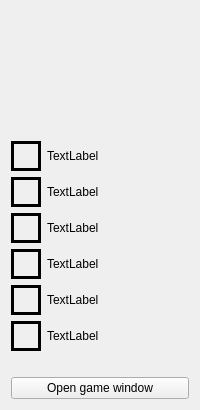
          <widget class="QWidget" name="brain_ring_game_display_tab">
           <attribute name="title">
            <string>Brain Ring</string>
           </attribute>
           <layout class="QVBoxLayout" name="verticalLayout_7">
            <item>
             <widget class="QWidget" name="main_window_brain_blocked_players_indicator_widget" native="true">
              <property name="sizePolicy">
               <sizepolicy hsizetype="Preferred" vsizetype="Preferred">
                <horstretch>0</horstretch>
                <verstretch>10</verstretch>
               </sizepolicy>
              </property>
              <property name="minimumSize">
               <size>
                <width>0</width>
                <height>15</height>
               </size>
              </property>
              <property name="maximumSize">
               <size>
                <width>16777215</width>
                <height>16777215</height>
               </size>
              </property>
              <layout class="QHBoxLayout" name="main_window_brain_blocked_players_indicator_widget_horizontal_layout"/>
             </widget>
            </item>
            <item>
             <widget class="QWidget" name="main_window_brain_info_timer_widget" native="true">
              <property name="sizePolicy">
               <sizepolicy hsizetype="Preferred" vsizetype="Preferred">
                <horstretch>0</horstretch>
                <verstretch>50</verstretch>
               </sizepolicy>
              </property>
              <property name="minimumSize">
               <size>
                <width>100</width>
                <height>100</height>
               </size>
              </property>
              <layout class="QVBoxLayout" name="main_window_brain_info_timer_widget_vertical_layout"/>
             </widget>
            </item>
            <item>
             <layout class="QFormLayout" name="formLayout_2">
              <item row="0" column="1">
               <widget class="QLabel" name="main_window_brain_info_label_01">
                <property name="enabled">
                 <bool>true</bool>
                </property>
                <property name="sizePolicy">
                 <sizepolicy hsizetype="Expanding" vsizetype="Preferred">
                  <horstretch>0</horstretch>
                  <verstretch>0</verstretch>
                 </sizepolicy>
                </property>
                <property name="text">
                 <string>TextLabel</string>
                </property>
               </widget>
              </item>
              <item row="5" column="1">
               <widget class="QLabel" name="main_window_brain_info_label_06">
                <property name="enabled">
                 <bool>true</bool>
                </property>
                <property name="text">
                 <string>TextLabel</string>
                </property>
               </widget>
              </item>
              <item row="4" column="1">
               <widget class="QLabel" name="main_window_brain_info_label_05">
                <property name="enabled">
                 <bool>true</bool>
                </property>
                <property name="text">
                 <string>TextLabel</string>
                </property>
               </widget>
              </item>
              <item row="3" column="1">
               <widget class="QLabel" name="main_window_brain_info_label_04">
                <property name="enabled">
                 <bool>true</bool>
                </property>
                <property name="text">
                 <string>TextLabel</string>
                </property>
               </widget>
              </item>
              <item row="2" column="1">
               <widget class="QLabel" name="main_window_brain_info_label_03">
                <property name="enabled">
                 <bool>true</bool>
                </property>
                <property name="text">
                 <string>TextLabel</string>
                </property>
               </widget>
              </item>
              <item row="1" column="1">
               <widget class="QLabel" name="main_window_brain_info_label_02">
                <property name="enabled">
                 <bool>true</bool>
                </property>
                <property name="text">
                 <string>TextLabel</string>
                </property>
               </widget>
              </item>
              <item row="2" column="0">
               <widget class="QFrame" name="main_window_brain_color_box_03">
                <property name="enabled">
                 <bool>true</bool>
                </property>
                <property name="sizePolicy">
                 <sizepolicy hsizetype="Minimum" vsizetype="Minimum">
                  <horstretch>0</horstretch>
                  <verstretch>0</verstretch>
                 </sizepolicy>
                </property>
                <property name="minimumSize">
                 <size>
                  <width>30</width>
                  <height>30</height>
                 </size>
                </property>
                <property name="frameShape">
                 <enum>QFrame::Box</enum>
                </property>
                <property name="frameShadow">
                 <enum>QFrame::Plain</enum>
                </property>
                <property name="lineWidth">
                 <number>3</number>
                </property>
               </widget>
              </item>
              <item row="3" column="0">
               <widget class="QFrame" name="main_window_brain_color_box_04">
                <property name="enabled">
                 <bool>true</bool>
                </property>
                <property name="sizePolicy">
                 <sizepolicy hsizetype="Minimum" vsizetype="Minimum">
                  <horstretch>0</horstretch>
                  <verstretch>0</verstretch>
                 </sizepolicy>
                </property>
                <property name="minimumSize">
                 <size>
                  <width>30</width>
                  <height>30</height>
                 </size>
                </property>
                <property name="frameShape">
                 <enum>QFrame::Box</enum>
                </property>
                <property name="frameShadow">
                 <enum>QFrame::Plain</enum>
                </property>
                <property name="lineWidth">
                 <number>3</number>
                </property>
               </widget>
              </item>
              <item row="1" column="0">
               <widget class="QFrame" name="main_window_brain_color_box_02">
                <property name="enabled">
                 <bool>true</bool>
                </property>
                <property name="sizePolicy">
                 <sizepolicy hsizetype="Minimum" vsizetype="Minimum">
                  <horstretch>0</horstretch>
                  <verstretch>0</verstretch>
                 </sizepolicy>
                </property>
                <property name="minimumSize">
                 <size>
                  <width>30</width>
                  <height>30</height>
                 </size>
                </property>
                <property name="frameShape">
                 <enum>QFrame::Box</enum>
                </property>
                <property name="frameShadow">
                 <enum>QFrame::Plain</enum>
                </property>
                <property name="lineWidth">
                 <number>3</number>
                </property>
               </widget>
              </item>
              <item row="4" column="0">
               <widget class="QFrame" name="main_window_brain_color_box_05">
                <property name="enabled">
                 <bool>true</bool>
                </property>
                <property name="sizePolicy">
                 <sizepolicy hsizetype="Minimum" vsizetype="Minimum">
                  <horstretch>0</horstretch>
                  <verstretch>0</verstretch>
                 </sizepolicy>
                </property>
                <property name="minimumSize">
                 <size>
                  <width>30</width>
                  <height>30</height>
                 </size>
                </property>
                <property name="frameShape">
                 <enum>QFrame::Box</enum>
                </property>
                <property name="frameShadow">
                 <enum>QFrame::Plain</enum>
                </property>
                <property name="lineWidth">
                 <number>3</number>
                </property>
               </widget>
              </item>
              <item row="5" column="0">
               <widget class="QFrame" name="main_window_brain_color_box_06">
                <property name="enabled">
                 <bool>true</bool>
                </property>
                <property name="sizePolicy">
                 <sizepolicy hsizetype="Minimum" vsizetype="Minimum">
                  <horstretch>0</horstretch>
                  <verstretch>0</verstretch>
                 </sizepolicy>
                </property>
                <property name="minimumSize">
                 <size>
                  <width>30</width>
                  <height>30</height>
                 </size>
                </property>
                <property name="frameShape">
                 <enum>QFrame::Box</enum>
                </property>
                <property name="frameShadow">
                 <enum>QFrame::Plain</enum>
                </property>
                <property name="lineWidth">
                 <number>3</number>
                </property>
               </widget>
              </item>
              <item row="0" column="0">
               <widget class="QFrame" name="main_window_brain_color_box_01">
                <property name="sizePolicy">
                 <sizepolicy hsizetype="Minimum" vsizetype="Minimum">
                  <horstretch>0</horstretch>
                  <verstretch>0</verstretch>
                 </sizepolicy>
                </property>
                <property name="minimumSize">
                 <size>
                  <width>30</width>
                  <height>30</height>
                 </size>
                </property>
                <property name="frameShape">
                 <enum>QFrame::Box</enum>
                </property>
                <property name="frameShadow">
                 <enum>QFrame::Plain</enum>
                </property>
                <property name="lineWidth">
                 <number>3</number>
                </property>
               </widget>
              </item>
             </layout>
            </item>
            <item>
             <spacer name="brain_ring_tab_horizontal_spacer">
              <property name="orientation">
               <enum>Qt::Horizontal</enum>
              </property>
              <property name="sizeHint" stdset="0">
               <size>
                <width>40</width>
                <height>20</height>
               </size>
              </property>
             </spacer>
            </item>
            <item>
             <widget class="QPushButton" name="open_brain_ring_window_button">
              <property name="text">
               <string>Open game window</string>
              </property>
             </widget>
            </item>
           </layout>
          </widget>
